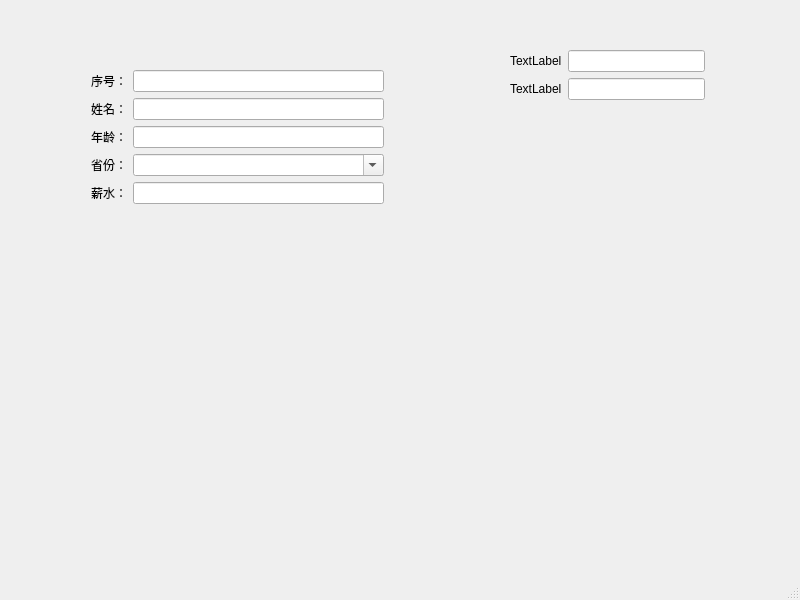
<?xml version="1.0" encoding="UTF-8"?>
<ui version="4.0">
 <class>MainWindow</class>
 <widget class="QMainWindow" name="MainWindow">
  <property name="geometry">
   <rect>
    <x>0</x>
    <y>0</y>
    <width>800</width>
    <height>600</height>
   </rect>
  </property>
  <property name="windowTitle">
   <string>MainWindow</string>
  </property>
  <widget class="QWidget" name="centralwidget">
   <widget class="QWidget" name="">
    <property name="geometry">
     <rect>
      <x>91</x>
      <y>70</y>
      <width>293</width>
      <height>176</height>
     </rect>
    </property>
    <layout class="QFormLayout" name="formLayout">
     <item row="0" column="0">
      <widget class="QLabel" name="label">
       <property name="text">
        <string>序号：</string>
       </property>
      </widget>
     </item>
     <item row="0" column="1">
      <widget class="QLineEdit" name="lineEdit"/>
     </item>
     <item row="1" column="0">
      <widget class="QLabel" name="label_2">
       <property name="text">
        <string>姓名：</string>
       </property>
      </widget>
     </item>
     <item row="1" column="1">
      <widget class="QLineEdit" name="lineEdit_2"/>
     </item>
     <item row="2" column="0">
      <widget class="QLabel" name="label_3">
       <property name="text">
        <string>年龄：</string>
       </property>
      </widget>
     </item>
     <item row="3" column="0">
      <widget class="QLabel" name="label_4">
       <property name="text">
        <string>省份：</string>
       </property>
      </widget>
     </item>
     <item row="3" column="1">
      <widget class="QFontComboBox" name="fontComboBox">
       <property name="currentText">
        <string/>
       </property>
      </widget>
     </item>
     <item row="4" column="0">
      <widget class="QLabel" name="label_5">
       <property name="text">
        <string>薪水：</string>
       </property>
      </widget>
     </item>
     <item row="4" column="1">
      <widget class="QLineEdit" name="lineEdit_5"/>
     </item>
     <item row="2" column="1">
      <widget class="QLineEdit" name="lineEdit_3"/>
     </item>
    </layout>
   </widget>
   <widget class="QWidget" name="">
    <property name="geometry">
     <rect>
      <x>510</x>
      <y>50</y>
      <width>195</width>
      <height>54</height>
     </rect>
    </property>
    <layout class="QFormLayout" name="formLayout_2">
     <item row="0" column="0">
      <widget class="QLabel" name="label_6">
       <property name="text">
        <string>TextLabel</string>
       </property>
      </widget>
     </item>
     <item row="0" column="1">
      <widget class="QLineEdit" name="lineEdit_4"/>
     </item>
     <item row="1" column="0">
      <widget class="QLabel" name="label_7">
       <property name="text">
        <string>TextLabel</string>
       </property>
      </widget>
     </item>
     <item row="1" column="1">
      <widget class="QLineEdit" name="lineEdit_6"/>
     </item>
    </layout>
   </widget>
  </widget>
  <widget class="QMenuBar" name="menubar">
   <property name="geometry">
    <rect>
     <x>0</x>
     <y>0</y>
     <width>800</width>
     <height>24</height>
    </rect>
   </property>
  </widget>
  <widget class="QStatusBar" name="statusbar"/>
 </widget>
 <resources/>
 <connections/>
</ui>
